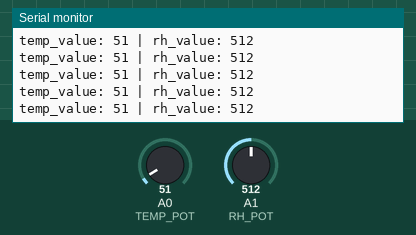
This sketch was run on a simulated Arduino Uno, built with avr-gcc and run on an emulated ATmega328P. Shown: the last lines printed to the serial monitor. The test bench sets the inputs (shaded band); at power-on: A0 (TEMP_POT) = 51, A1 (RH_POT) = 512.

Above: at 1.2 s.
1.3 s: A0 (TEMP_POT) set to 61
At 1.56 s:
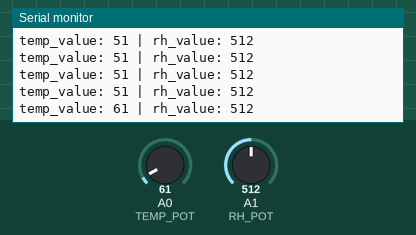
2.8 s: A1 (RH_POT) set to 716
At 2.97 s:
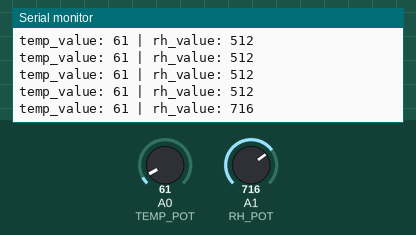
4.3 s: A0 (TEMP_POT) set to 71
At 4.37 s:
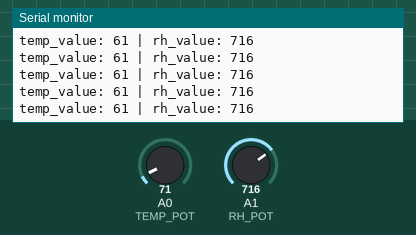
5.8 s: A1 (RH_POT) set to 900
At 5.98 s:
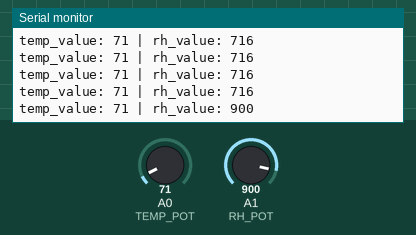
Timing chart, 0 to 8.3 s (numbered marks = the images above; inputs shaded):
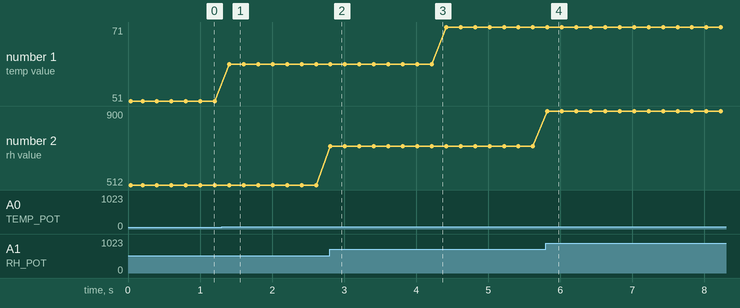

Measured:
- after the input at 1.3 s, the serial monitor: prints a new line after 0.11 s (image 1)
- after the input at 2.8 s, the serial monitor: prints a new line at once (image 2)
- after the input at 5.8 s, the serial monitor: prints a new line at once (image 4)
- plotted number 1: 51 → 61 after the input at 1.3 s, 61 → 71 after the input at 4.3 s
- plotted number 2: 512 → 716 after the input at 2.8 s, 716 → 900 after the input at 5.8 s

The sketch:

test_pot.ino
```cpp
/**
 * @brief Test dei potenziometri del pannello frontale incubatrice neonatale
 *
 * Il programma legge i valori dei potenziometri e li stampa sul monitor seriale ad intervalli di 0.2 secondo.
 */

// definizione dei pin dei potenziometri
#define TEMP_POT A0
#define RH_POT A1

void setup() {
  // inizializza la comunicazione seriale
  Serial.begin(9600);
  Serial.println("--- avvio test potenziometri ---");
}

void loop() {
  // legge i dati dai potenziometri
  int temp_value = analogRead(TEMP_POT);
  int rh_value = analogRead(RH_POT);

  // stampa i valori sul monitor seriale
  Serial.print("temp_value: ");
  Serial.print(temp_value);
  Serial.print(" | rh_value: ");
  Serial.println(rh_value);

  // attende 0.2 secondi prima della prossima lettura
  delay(200);
}
```
